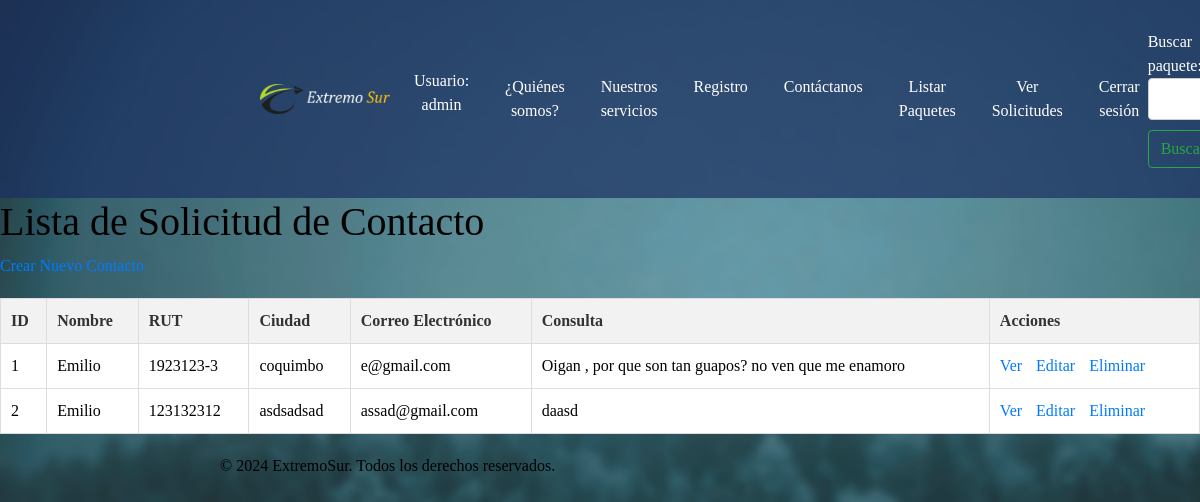
Screenshot of /contactos/ (signed in) with the database file from the repository.
### gestionviajes/models.py (models this page shows, shortened)
class FormularioContacto(models.Model):
    nombre = models.CharField(max_length=100)
    rut = models.CharField(max_length=12)
    ciudad = models.CharField(max_length=100)
    correo_electronico = models.EmailField()
    consulta = models.TextField()

### gestionviajes/views.py (the view)
# urls.py: path('contactos/', views.contacto_list, name='contacto_list'),
@staff_member_required
def contacto_list(request):
    contactos = FormularioContacto.objects.all()
    return render(request, 'contacto_list.html', {'contactos': contactos})

### gestionviajes/forms.py
class BuscarPaqueteForm(forms.Form):
    query = forms.CharField(label='Buscar paquete', max_length=100)

### gestionviajes/context_processors.py (called while the page is built)
def search_form(request):
    return {'buscar_form': BuscarPaqueteForm()}

### gestionviajes/templates/contacto_list.html (shortened to what this page needs)
{% extends 'base.html' %}
{% load static %}
{% block content %}
<!DOCTYPE html>
<html>
<head>
    <link rel="stylesheet" type="text/css" href="{% static 'styles.css' %}">
</head>
<body>
    <h1>Lista de Solicitud de Contacto</h1>
    <a href="{% url 'contacto_create' %}">Crear Nuevo Contacto</a>
    <table>
        <thead>
            <tr>
                <th>ID</th>
                <th>Nombre</th>
                <th>RUT</th>
                <th>Ciudad</th>
                <th>Correo Electrónico</th>
                <th>Consulta</th>
                <th>Acciones</th>
            </tr>
        </thead>
        <tbody>
            {% for contacto in contactos %}
            <tr>
                <td>{{ contacto.id }}</td>
                <td>{{ contacto.nombre }}</td>
                <td>{{ contacto.rut }}</td>
                <td>{{ contacto.ciudad }}</td>
                <td>{{ contacto.correo_electronico }}</td>
                <td>{{ contacto.consulta }}</td>
                <td>
                    <a href="{% url 'contacto_detail' contacto.id %}">Ver</a>
                    <a href="{% url 'contacto_update' contacto.id %}">Editar</a>
                    <a href="{% url 'contacto_delete' contacto.id %}">Eliminar</a>
                </td>
            </tr>
            {% endfor %}
        </tbody>
    </table>
</body>
</html>
{% endblock %}

### gestionviajes/templates/base.html (shortened to what this page needs)
<!DOCTYPE html>
<html lang="es">
<head>
    {% load static %}
    <link rel="stylesheet" href="https://cdn.jsdelivr.net/npm/bootstrap@4.6.2/dist/css/bootstrap.min.css"
>
    <link rel="stylesheet" href="{% static 'css/styles.css' %}" />
    <link rel="stylesheet" href="https://cdnjs.cloudflare.com/ajax/libs/font-awesome/5.15.4/css/all.min.css">
</head>
<body>
    <header>
        <nav class="navbar navbar-expand-lg">
            <div class="container">
                <a class="navbar-brand" href="{% url 'index' %}">
                    <img src="{% static 'img/logo_extremo_sur.png' %}" class="d-inline-block align-top" alt="Logo">
                </a>
                <div class="collapse navbar-collapse" id="navbarNav">
                    <ul class="navbar-nav ml-auto">
                        {% if user.is_authenticated %}
                            <li class="nav-item">
                                <span class="nav-link">Usuario: {{ user.username }}</span>
                            </li>
                        {% endif %}
                        <li class="nav-item">
                            <a class="nav-link active" href="{% url 'index' %}">¿Quiénes somos?</a>
                        </li>
                        <li class="nav-item">
                            <a class="nav-link" href="{% url 'vista_paquetes_cliente' %}">Nuestros servicios</a>
                        </li>
                        <li class="nav-item">
                            <a class="nav-link" href="{% url 'registro_cliente' %}">Registro</a>
                        </li>
                        <li class="nav-item">
                            <a class="nav-link" href="{% url 'contacto' %}">Contáctanos</a>
                        </li>
                        {% if user.is_staff %}
                            <li class="nav-item">
                                <a class="nav-link" href="{% url 'paquete_list' %}">Listar Paquetes</a>
                            </li>
                            <li class="nav-item">
                                <a class="nav-link" href="{% url 'contacto_list' %}">Ver Solicitudes</a>
                            </li>
                        {% endif %}
                        {% if user.is_authenticated %}
                        <li class="nav-item">
                            <a class="nav-link" href="{% url 'logout' %}">Cerrar sesión</a>
                        </li>
                    {% else %}
                        <li class="nav-item">
                            <a class="nav-link" href="{% url 'login' %}">Iniciar sesión</a>
                        </li>
                    {% endif %}
                    </ul>
                    <form class="form-inline my-2 my-lg-0" method="GET" action="{% url 'vista_paquetes_cliente' %}">
                        {{ buscar_form.query.label_tag }}
                        {{ buscar_form.query }}
                        <button class="btn btn-outline-success my-2 my-sm-0" type="submit">Buscar</button>
                    </form>
                </div>
            </div>
        </nav>
    </header>
    {% block content %}{% endblock %}
    <footer>
        <div class="container">
            <p>&copy; 2024 ExtremoSur. Todos los derechos reservados.</p>
        </div>
    </footer>
</body>
</html>

### gestionviajes/static/css/styles.css (style rules this page uses)
body { font-family: Cambria, Cochin, Georgia, Times, 'Times New Roman', serif; color: #000; margin: 0; padding: 0; background-image: url('/static/img/fondo.png'); background-repeat: repeat-y; background-attachment: fixed; background-size: cover; }
.navbar { background-color: rgba(28, 47, 97, 0.7); color: white; padding: 10px 0; }
.navbar ul { list-style-type: none; margin: 0; padding: 0; text-align: center; }
.navbar ul li { display: inline-block; margin-right: 20px; }
.navbar ul li:last-child { margin-right: 0; }
.navbar ul li a { display: block; color: white; text-align: center; padding: 14px 16px; text-decoration: none; }
form { margin-top: 20px; }
form label { display: block; margin-bottom: 5px; }
form input, form textarea { width: 100%; padding: 8px; margin-bottom: 10px; border: 1px solid #ccc; border-radius: 4px; box-sizing: border-box; }
form button { background-color: #4CAF50; color: white; padding: 10px 20px; border: none; border-radius: 4px; cursor: pointer; }
.container { max-width: 800px; margin: 0 auto; padding: 20px; }
.navbar-brand img { width: 150px; height: auto; margin-left: 20px; padding-left: 20px; }
table { width: 100%; border-collapse: collapse; margin-top: 20px; font-size: 16px; }
table th, table td { padding: 10px; text-align: left; border: 1px solid #ddd; }
table th { background-color: #f2f2f2; color: #333; }
table td { background-color: #fff; }
table a { color: #007bff; text-decoration: none; margin-right: 10px; }

### gestionviajes/templates/base.html (style rules this page uses)
.navbar { background-color: black; color: white; }
.navbar-brand img { max-height: 30px; }
.navbar-nav .nav-item .nav-link { color: white !important; }

### rows the page displays
FormularioContacto: id "1", nombre "Emilio", rut "1923123-3", ciudad "coquimbo", correo_electronico "e@gmail.com", consulta "Oigan , por que son tan guapos? no ven que me enamoro"
FormularioContacto: id "2", nombre "Emilio", rut "123132312", ciudad "asdsadsad", correo_electronico "assad@gmail.com", consulta "daasd"

### other values shown
{{ user.username }} "admin"
{{ buscar_form.query.label_tag }} "Buscar…"
